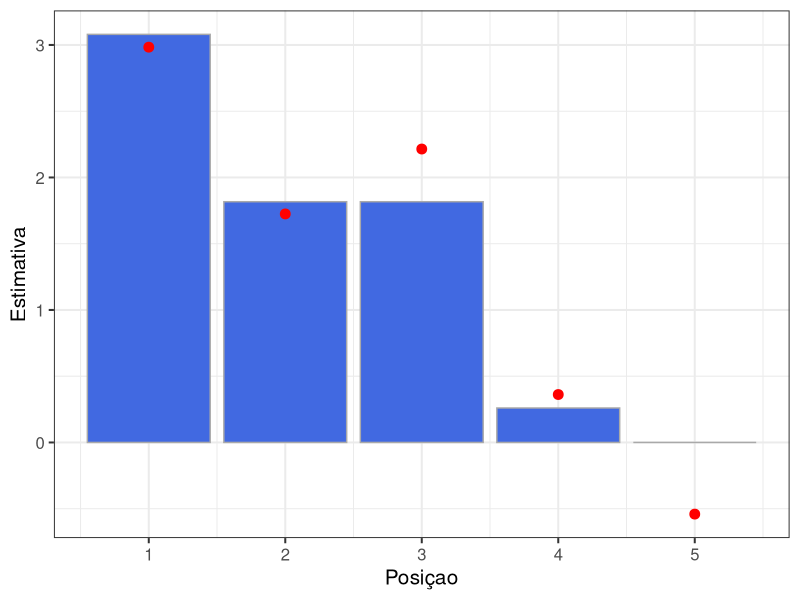

Write R code to recreate this figure.
## ---- chunk 1
knitr::opts_chunk$set(echo = TRUE, message = F, warning = F, 
                      comment = F, cache = TRUE)
## ---- chunk 2
set.seed(11071995)
N <- 30

betas <- c(2.29, 2.19, 1.31, 0.43, 0.31)
X <- matrix(rnorm(5*N), byrow = T, ncol = length(betas), nrow = N)
Y <- X %*% betas + rnorm(N, sd = 3)
## ---- chunk 3
library(tidyverse)
library(quadprog)

Q <- t(X) %*% X
c <- t(Y) %*% X
A <- cbind(c(1,0,0,0,0),c(0,1,0,0,0),c(0,0,1,0,0),
           c(0,0,0,1,0),c(0,0,0,0,1),c(1,-1,0,0,0),
           c(0,1,-1,0,0),c(0,0,1,-1,0),c(0,0,0,1,-1))

solucao <- solve.QP(Q,  # X'X
                    c,  # Y'X
                    A,  # A transposta
                    c(0,0,0,0,0,0,0,0,0))  # vetor de comparação
## ---- chunk 4
dados <- dplyr::data_frame(indice = 1:5,
                    restrito = solucao$solution,
                    irrestrito = solucao$unconstrained.solution)

dados %>%   
  ggplot(aes(x = indice, y = restrito, color = tipo)) +
  geom_bar(stat = 'identity', fill = 'royalblue', color = 'darkgray') + 
  geom_point(data = dados, aes(x = indice, y = irrestrito), color = 'red', size = 3) + 
  theme_bw(15) +
  labs(x = 'Posiçao', y = 'Estimativa')
